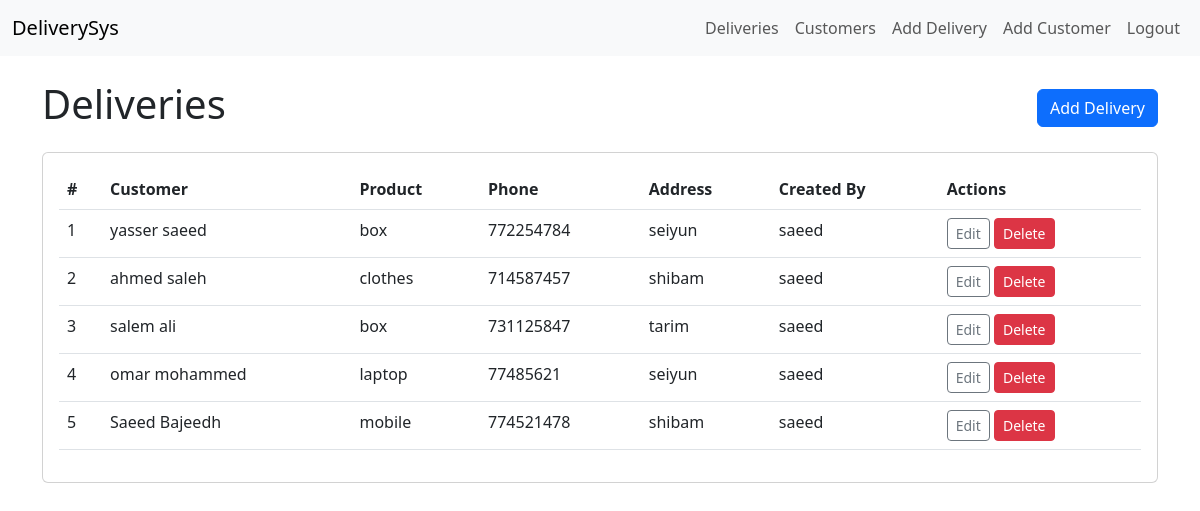
/deliveries/ (signed in), run on the app's committed database.
### delivery/models.py (models this page shows, shortened)
class Delivery(models.Model):
    customer_name = models.CharField(max_length=100)
    address = models.TextField()
    phone = models.CharField(max_length=20)
    product = models.CharField(max_length=100)
    created_by = models.ForeignKey(User, on_delete=models.CASCADE)
    created_at = models.DateTimeField(auto_now_add=True, null=True)
    class Meta:
        ordering = ['-created_at']

### delivery/views.py (the view)
# urls.py: path('', views.DeliveryListView.as_view(), name='delivery_list'),
class DeliveryListView(LoginRequiredMixin, ListView):
    model = Delivery
    template_name = 'delivery/list.html'
    context_object_name = 'deliveries'

### templates/delivery/list.html
{% extends 'base.html' %}
{% block content %}
<div class="d-flex justify-content-between align-items-center mb-3">
  <h1>Deliveries</h1>
  <a class="btn btn-primary" href="{% url 'delivery_add' %}">Add Delivery</a>
</div>
<div class="row">
  <div class="col-12">
    <div class="card">
      <div class="card-body">
        {% if deliveries %}
        <div class="table-responsive">
          <table class="table table-hover">
            <thead>
              <tr>
                <th>#</th>
                <th>Customer</th>
                <th>Product</th>
                <th>Phone</th>
                <th>Address</th>
                <th>Created By</th>
                <th>Actions</th>
              </tr>
            </thead>
            <tbody>
              {% for d in deliveries %}
              <tr>
                <td>{{ forloop.counter }}</td>
                <td>{{ d.customer_name }}</td>
                <td>{{ d.product }}</td>
                <td>{{ d.phone }}</td>
                <td>{{ d.address|truncatechars:40 }}</td>
                <td>{{ d.created_by.username }}</td>
                <td>
                  <a class="btn btn-sm btn-outline-secondary" href="{% url 'delivery_update' d.pk %}">Edit</a>
                  {% if perms.delivery.delete_delivery %}
                  <a class="btn btn-sm btn-danger" href="{% url 'delivery_delete' d.pk %}">Delete</a>
                  {% endif %}
                </td>
              </tr>
              {% endfor %}
            </tbody>
          </table>
        </div>
        {% else %}
          <p class="text-muted">No deliveries yet. Create one.</p>
        {% endif %}
      </div>
    </div>
  </div>
</div>
{% endblock %}

### templates/base.html (shortened to what this page needs)
<!doctype html>
<html lang="en">
	<head>
		<link href="https://cdn.jsdelivr.net/npm/bootstrap@5.3.0/dist/css/bootstrap.min.css" rel="stylesheet">
	</head>
	<body>
		{% include 'navbar.html' %}
		<div class="container my-4">
			{% block content %}{% endblock %}
		</div>
	</body>
</html>

### templates/navbar.html (shortened to what this page needs)
<nav class="navbar navbar-expand-lg navbar-light bg-light">
  <div class="container-fluid">
    <a class="navbar-brand" href="#">DeliverySys</a>
    <div class="collapse navbar-collapse" id="navbarNav">
      <ul class="navbar-nav ms-auto">
        {% if user.is_authenticated %}
        <li class="nav-item">
          <a class="nav-link" href="{% url 'delivery_list' %}">Deliveries</a>
        </li>
        <li class="nav-item">
          <a class="nav-link" href="{% url 'customer_list' %}">Customers</a>
        </li>
        <li class="nav-item">
          <a class="nav-link" href="{% url 'delivery_add' %}">Add Delivery</a>
        </li>
        <li class="nav-item">
          <a class="nav-link" href="{% url 'customer_add' %}">Add Customer</a>
        </li>
        <li class="nav-item">
          <a class="nav-link" href="{% url 'accounts:logout' %}">Logout</a>
        </li>
        {% endif %}
      </ul>
    </div>
  </div>
</nav>

### data on the page
Delivery: customer_name "yasser saeed", product "box", phone "772254784", address "seiyun", created_by.username "saeed"
Delivery: customer_name "ahmed saleh", product "clothes", phone "714587457", address "shibam", created_by.username "saeed"
Delivery: customer_name "salem ali", product "box", phone "731125847", address "tarim", created_by.username "saeed"
Delivery: customer_name "omar mohammed", product "laptop", phone "77485621", address "seiyun", created_by.username "saeed"
Delivery: customer_name "Saeed Bajeedh", product "mobile", phone "774521478", address "shibam", created_by.username "saeed"
